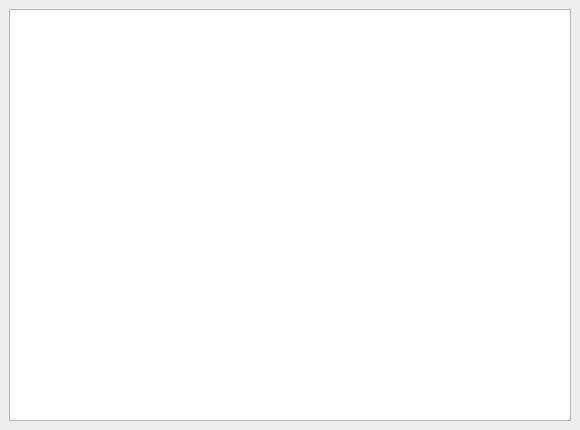
<?xml version="1.0" encoding="UTF-8"?>
<ui version="4.0">
 <class>OrderBook</class>
 <widget class="QDockWidget" name="OrderBook">
  <property name="geometry">
   <rect>
    <x>0</x>
    <y>0</y>
    <width>580</width>
    <height>430</height>
   </rect>
  </property>
  <property name="windowTitle">
   <string>OrderBook</string>
  </property>
  <widget class="QWidget" name="dockWidgetContents">
   <layout class="QGridLayout" name="gridLayout">
    <item row="0" column="0">
     <widget class="QTableView" name="tableView">
      <property name="contextMenuPolicy">
       <enum>Qt::CustomContextMenu</enum>
      </property>
     </widget>
    </item>
   </layout>
  </widget>
 </widget>
 <resources/>
 <connections/>
</ui>
